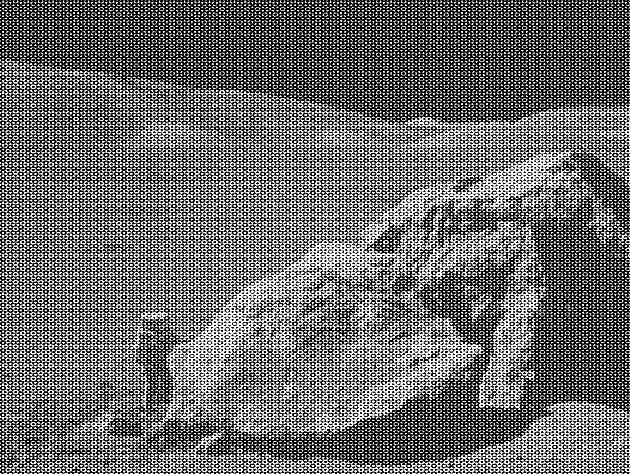
#> input picture notebooks/day1/moonlanding.png, 630 x 474 px, found by its file name
$ jupyter execute 02_fourier_analysis.ipynb   (shell and % lines are left out)
#> lines starting #> are read from the running program, lines starting #| are printed output that depends on the picture
[cell 1]
import numpy as np
from scipy import fftpack as fft
import matplotlib.pyplot as plt
plt.style.use('ggplot')

[cell 2]
Fs = 32768
duration = 0.25
t = np.linspace(0, duration, duration * Fs)
f1, f2 = 697, 1336
y1 = np.sin(2 * np.pi * f1 * t);
y2 = np.sin(2 * np.pi * f2 * t);
y = (y1 + y2) / 2
plt.plot(t, y)
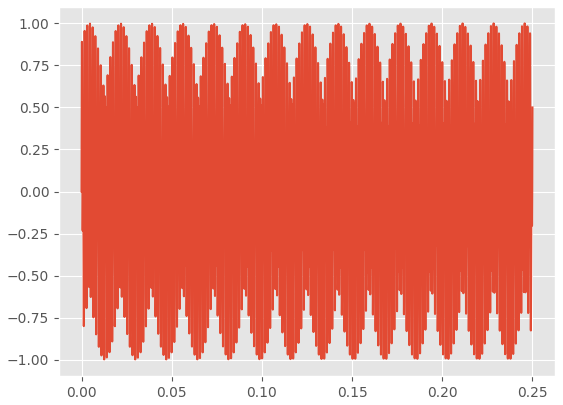
#> figure drawn by matplotlib, 1 panel; curve peaks at x = 0.246, y = 1

[cell 3]
# Add something to make this play sound

[cell 4]
n = y.shape[0]
p = np.abs(fft.fft(y));
f = fft.fftfreq(n, d=1/Fs)
plt.plot(f,p);
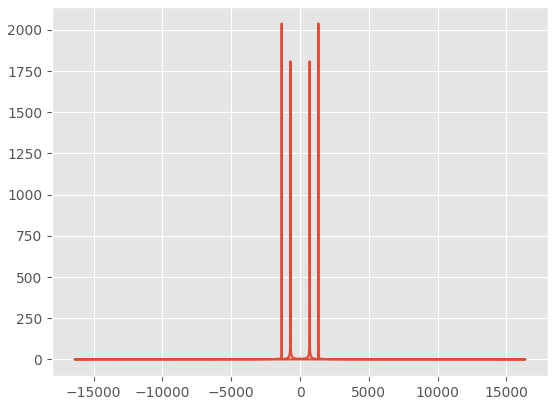
#> figure drawn by matplotlib, 1 panel

[cell 5]
# Why did this happen? Property of the Fourier transform of real-valued signals
# Exercise - make the plot above look pretty

[cell 6]
# Example of noisy signal
time_step = 0.02
period = 5.
time_vec = np.arange(0, 20, time_step)
sig = np.sin(2 * np.pi / period * time_vec) + \
      0.5 * np.random.randn(time_vec.size)
plt.plot(time_vec, sig)
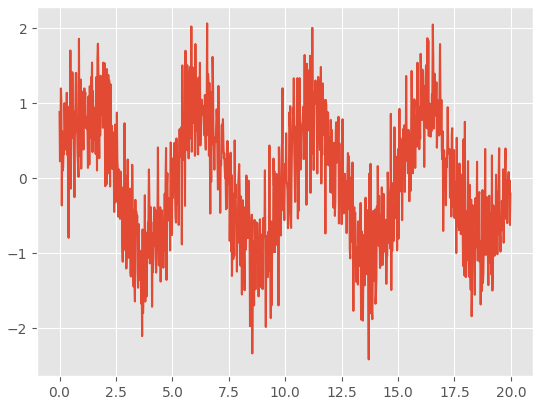
#> figure drawn by matplotlib, 1 panel; curve peaks at x = 6.54, y = 2.06

[cell 7]
sample_freq = fft.fftfreq(sig.size, d=time_step)
sig_fft = fft.fft(sig)
pidxs = np.where(sample_freq > 0)
freqs = sample_freq[pidxs]
power = np.abs(sig_fft)[pidxs]
plt.plot(freqs, power)
plt.xlim(0, 5)
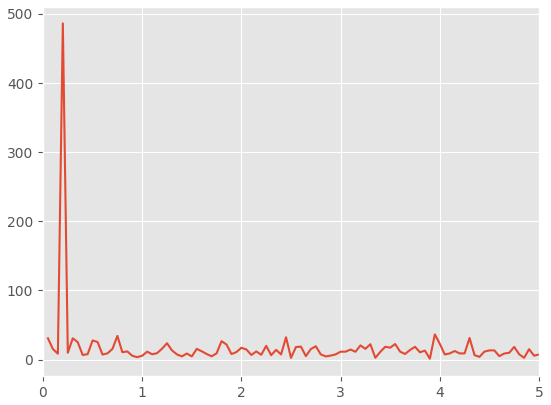
#> figure drawn by matplotlib, 1 panel; curve peaks at x = 0.2, y = 486.3

[cell 8]
# denoising
freq = freqs[power.argmax()]
sig_fft[np.abs(sample_freq) > freq] = 0
# Reconstruction
recons = fft.ifft(sig_fft)
plt.plot(time_vec, sig, time_vec, recons)
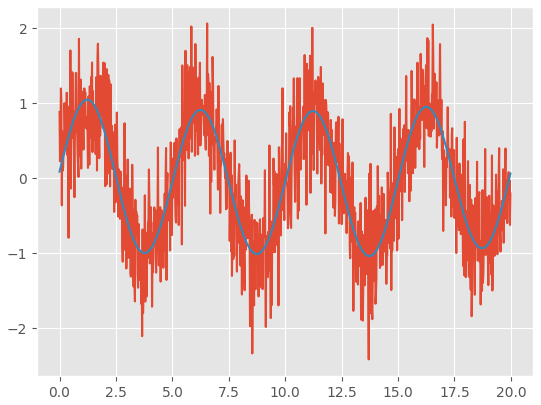
#> figure drawn by matplotlib, 1 panel; curve peaks at x = 6.54, y = 2.06; curve peaks at x = 1.22, y = 1.05

[cell 9]
# exercise: Moon landing denoising
x = plt.imread("http://www.scipy-lectures.org/_images/moonlanding.png")
#> x is the input picture: shape (474, 630) float32; min 0, max 1, mean 0.424
plt.imshow(x, cmap=plt.cm.gray)
plt.yticks([])
plt.xticks([])
plt.grid()

[cell 10]
# enter code here

[cell 11]
X = fft.fft2(x)
plt.figure()
plt.imshow(np.log(np.abs(X)))
plt.colorbar()
X[np.log(np.abs(X)) >= 6] = 0
plt.figure()
plt.imshow(np.real(fft.ifft2(X)), cmap=plt.cm.gray)
plt.yticks([])
plt.xticks([])
plt.grid()
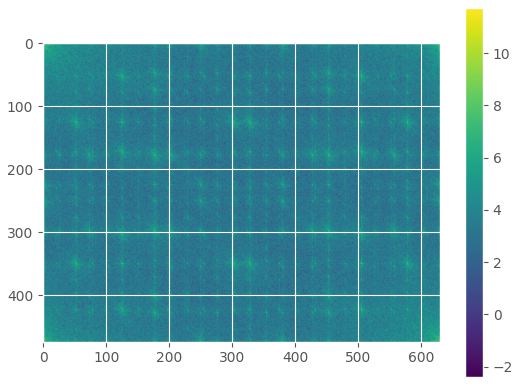
#> figure drawn by matplotlib, 2 panels
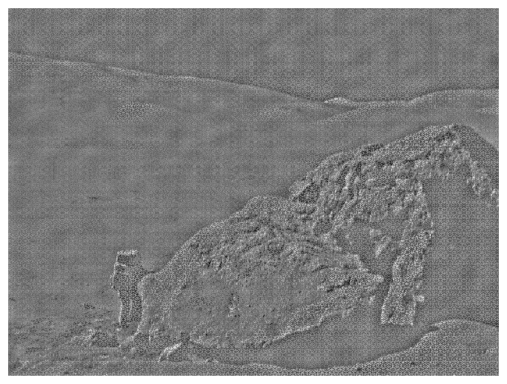
#> figure drawn by matplotlib, 1 panel
